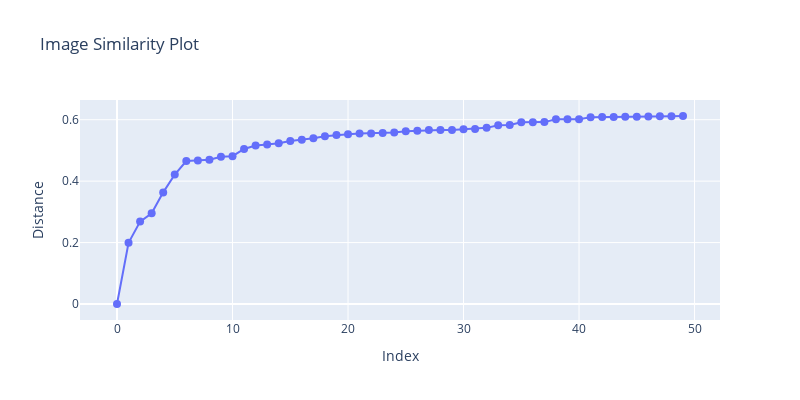

Here is the notebook cell this chart was saved with:
### Code cell
import plotly.graph_objects as go
from IPython.display import display, HTML
import base64
from io import BytesIO
from PIL import Image as PILImage

def get_image_html(path, size=(100, 140)):
    """Create HTML img tag with embedded base64 image"""
    with PILImage.open(path) as img:
        img.thumbnail(size)
        buffered = BytesIO()
        img.save(buffered, format='JPEG', quality=70)
        img_b64 = base64.b64encode(buffered.getvalue()).decode()
        return f'<img src="data:image/jpeg;base64,{img_b64}" style="max-width:none">'

# Extract data for plot
indices = list(range(len(results)))
distances = [dist for _, dist in results]

# Get paths for all images
hash_to_path = {data['image_hash']: data['local_path'] for data in image_dataset}
paths = [hash_to_path[hash_val] for hash_val, _ in results]

# Create scatter plot with simpler hover text
fig = go.Figure(data=go.Scatter(
    x=indices,
    y=distances,
    mode='lines+markers',
    marker=dict(size=8),
    text=[f'Index: {i}<br>Hash: {hash_val}<br>Distance: {dist:.4f}' 
          for i, (hash_val, dist) in enumerate(results)],
    hovertemplate='%{text}<extra></extra>'
))

fig.update_layout(
    title='Image Similarity Plot',
    xaxis_title='Index',
    yaxis_title='Distance',
    width=800,
    height=400,
    showlegend=False
)

# Display plot
fig.show()

# Create grid of thumbnails below the plot
html = ['<div style="display: flex; flex-wrap: wrap; gap: 10px;">']

for i, ((hash_val, dist), path) in enumerate(zip(results[:20], paths[:20])):
    img_html = get_image_html(path, size=(150, 210))
    item_html = f"""
    <div style='text-align: center; border: 1px solid #ddd; padding: 5px;'>
        {img_html}
        <br>
        <small>Index: {i}</small><br>
        <small>Distance: {dist:.4f}</small><br>
        <small>Hash: {hash_val}</small>
    </div>
    """
    html.append(item_html)

html.append('</div>')
display(HTML(''.join(html)))

### Figure 1 — Plotly figure (JSON) as saved in the notebook; plotly's stock layout.template omitted (floating-point values rounded to 4 significant figures)
{"data": [{"hovertemplate": "%{text}<extra></extra>", "marker": {"size": 8}, "mode": "lines+markers", "text": ["Index: 0<br>Hash: cf01c8937b391ab760476f80f5cf3c4b<br>Distance: 0.0000", "Index: 1<br>Hash: bb3ecb2e12fac67954ef0fb858ea1a2d<br>Distance: 0.1994", "Index: 2<br>Hash: f45555d1683f0ba1bdb259af2889dc46<br>Distance: 0.2683", "Index: 3<br>Hash: 0571f3fdb99ff04665dc04b4f3367e0a<br>Distance: 0.2954", "Index: 4<br>Hash: b3e15be1c5afe1e1f2c6b7eac5524b71<br>Distance: 0.3634", "Index: 5<br>Hash: c9be300376eaffae56285d387066a51c<br>Distance: 0.4217", "Index: 6<br>Hash: c995dfbea1903b37dc48ab891ea95725<br>Distance: 0.4654", "Index: 7<br>Hash: 20211d7a082896985c87319aa9a356dd<br>Distance: 0.4670", "Index: 8<br>Hash: efcc5dd9968b4b043c547a15eaf7bf7e<br>Distance: 0.4697", "Index: 9<br>Hash: 2c435a7ce800e13f66fac37c80360ff9<br>Distance: 0.4797", "Index: 10<br>Hash: 5f8a3e26947356ba91e1fb4d9eca8e3f<br>Distance: 0.4813", "Index: 11<br>Hash: 6ac853b09cf3d54d4eba9f7086ca3c43<br>Distance: 0.5048", "Index: 12<br>Hash: f6ecab9fad7be9a5e6773e3bb4026b71<br>Distance: 0.5163", "Index: 13<br>Hash: 318cf7903d26c53058e85ee7cf7d4534<br>Distance: 0.5196", "Index: 14<br>Hash: 61ebb1e315d5f6d3f8989e8cb3a4ce67<br>Distance: 0.5237", "Index: 15<br>Hash: b9107a09e20968f580030c709034e689<br>Distance: 0.5306", "Index: 16<br>Hash: a3ca90158b6685d3752067cc96d5b7cf<br>Distance: 0.5347", "Index: 17<br>Hash: 0350e9157451100bfc6a8ba882e4ffdb<br>Distance: 0.5396", "Index: 18<br>Hash: 7fdef6800311e4b2550b2c63ba0e7c1d<br>Distance: 0.5460", "Index: 19<br>Hash: 23373a5dc273beeb756d7bc83e15d532<br>Distance: 0.5501", "Index: 20<br>Hash: 76decc8c59c998ab814bb8b08c2aa01a<br>Distance: 0.5523", "Index: 21<br>Hash: eef785ff51518590bbefdfa3dcda9aa1<br>Distance: 0.5550", "Index: 22<br>Hash: 46b26538e6e082f8af12c04ced6a7cbd<br>Distance: 0.5555", "Index: 23<br>Hash: f4fc2dc5472a52786c26ca59cda11404<br>Distance: 0.5568", "Index: 24<br>Hash: f3ed24cfe06eba68e00a8767fd43333c<br>Distance: 0.5585", "Index: 25<br>Hash: 06479de9831d5029521cd7353b9c9fd6<br>Distance: 0.5627", "Index: 26<br>Hash: 09bfae6056b88df07641bf7e2df0841c<br>Distance: 0.5644", "Index: 27<br>Hash: 71ff907a6a99818a84a9f86bb5f4a570<br>Distance: 0.5661", "Index: 28<br>Hash: 4d858edeaed3722cb5e4de73effa5e9a<br>Distance: 0.5662", "Index: 29<br>Hash: cde08ad63bcba601d863d16d65aa1d2e<br>Distance: 0.5667", "Index: 30<br>Hash: 744cc7b7f069475d726acf4521590ae2<br>Distance: 0.5686", "Index: 31<br>Hash: 26ca8dfbac21570d92d02b913e58ef37<br>Distance: 0.5696", "Index: 32<br>Hash: bcb17e3bbddd2db63554a7b0ad42d5e7<br>Distance: 0.5735", "Index: 33<br>Hash: 6954dc6fce6945ba0e2da0e778b72765<br>Distance: 0.5819", "Index: 34<br>Hash: e210bfe3731b73cc492d25ba23f45164<br>Distance: 0.5831", "Index: 35<br>Hash: ac4e86bd281a942b797436ad4870cabe<br>Distance: 0.5920", "Index: 36<br>Hash: f933f6e1cb41561032230f464af423d6<br>Distance: 0.5920", "Index: 37<br>Hash: 937aa8eb8dfc26c8cb7762d3d6a89691<br>Distance: 0.5922", "Index: 38<br>Hash: 7d99f1968acd0480aa4d2b96061064b3<br>Distance: 0.6013", "Index: 39<br>Hash: c6aa1e3d105be115ad73e4d8c25ae777<br>Distance: 0.6015", "Index: 40<br>Hash: 768d7298686171804ee31cdd05dbdbae<br>Distance: 0.6018", "Index: 41<br>Hash: 3bc3e4cbee1bec122e7f514b6f787020<br>Distance: 0.6078", "Index: 42<br>Hash: 830b15332587271f14765a600b749faf<br>Distance: 0.6087", "Index: 43<br>Hash: 5aaf36c69358d505d39b5b9c41921ccb<br>Distance: 0.6088", "Index: 44<br>Hash: c33b0d38af5f2ce57fef74302e0d4119<br>Distance: 0.6095", "Index: 45<br>Hash: 99be0df0f7703743f6cf2e0e46eaef5d<br>Distance: 0.6099", "Index: 46<br>Hash: 2212e94840473483655624aeb02a447c<br>Distance: 0.6103", "Index: 47<br>Hash: ed75bccdee097c0ee996c72427fa41a7<br>Distance: 0.6109", "Index: 48<br>Hash: f33901855b7bc2e0b204663c81da8146<br>Distance: 0.6116", "Index: 49<br>Hash: 9e1638f0f297cea22b115e7d9be84982<br>Distance: 0.6121"], "type": "scatter", "x": [0, 1, 2, 3, 4, 5, 6, 7, 8, 9, 10, 11, 12, 13, 14, 15, 16, 17, 18, 19, 20, 21, 22, 23, 24, 25, 26, 27, 28, 29, 30, 31, 32, 33, 34, 35, 36, 37, 38, 39, 40, 41, 42, 43, 44, 45, 46, 47, 48, 49], "y": [0, 0.1994, 0.2683, 0.2954, 0.3634, 0.4217, 0.4654, 0.467, 0.4697, 0.4797, 0.4813, 0.5048, 0.5163, 0.5196, 0.5237, 0.5306, 0.5347, 0.5396, 0.546, 0.5501, 0.5523, 0.555, 0.5555, 0.5568, 0.5585, 0.5627, 0.5644, 0.5661, 0.5662, 0.5667, 0.5686, 0.5696, 0.5735, 0.5819, 0.5831, 0.592, 0.592, 0.5922, 0.6013, 0.6015, 0.6018, 0.6078, 0.6087, 0.6088, 0.6095, 0.6099, 0.6103, 0.6109, 0.6116, 0.6121]}], "layout": {"height": 400, "showlegend": false, "title": {"text": "Image Similarity Plot"}, "width": 800, "xaxis": {"title": {"text": "Index"}}, "yaxis": {"title": {"text": "Distance"}}}}
